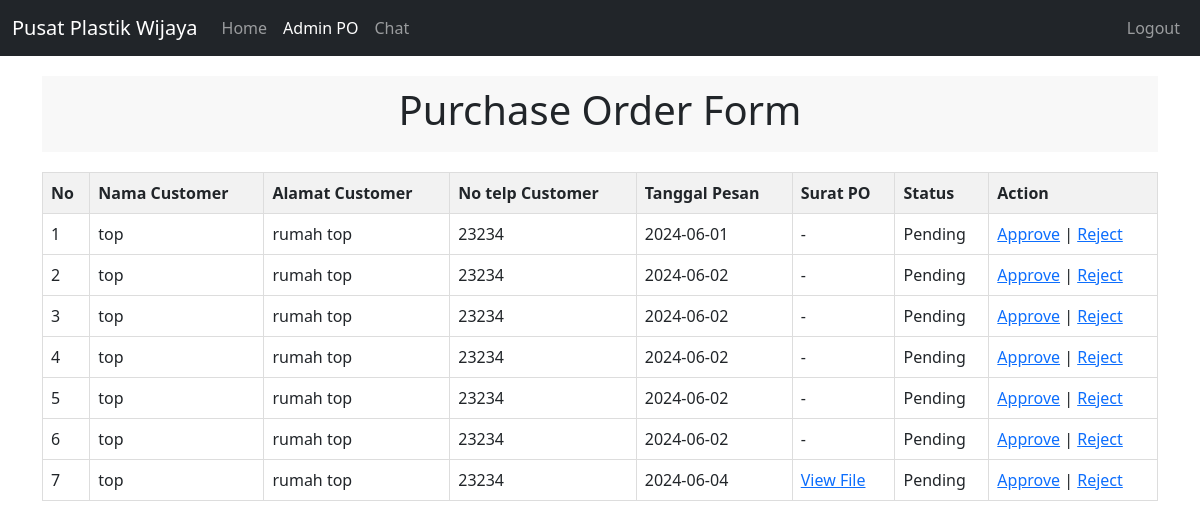
The page /AdminPO.php on the database its author committed.
### tables this page shows
CREATE TABLE `po` (
  `id_po` int(11) NOT NULL,
  `tanggal_pesan` date NOT NULL DEFAULT current_timestamp(),
  `tanggal_kirim` date DEFAULT NULL,
  `no_resi` varchar(20) DEFAULT NULL,
  `status_po` varchar(20) NOT NULL,
  `id_customer` int(11) NOT NULL,
  `id_admin` int(11) DEFAULT NULL,
  `id_ekspedisi` int(11) DEFAULT NULL,
  `surat_po` varchar(255) DEFAULT NULL,
  `notes` varchar(255) DEFAULT NULL
);

CREATE TABLE `customer` (
  `id_customer` int(11) NOT NULL,
  `nama_customer` varchar(20) NOT NULL,
  `no_telp_customer` varchar(12) DEFAULT NULL,
  `email_customer` varchar(20) NOT NULL,
  `password_customer` text NOT NULL,
  `alamat_customer` varchar(20) NOT NULL
);

### required.php (called while the page is built, shortened)
<?php
function getPOByStatus($pdo, $status) {
    $sql = "SELECT po.*, customer.* FROM po
            INNER JOIN customer ON po.id_customer = customer.id_customer
            WHERE status_po = '$status'";
    try {
        $stmt = $pdo->query($sql);
        $results = $stmt->fetchAll(PDO::FETCH_ASSOC);
        return $results;
    } catch (PDOException $e) {
        die("Could not retrieve data: " . $e->getMessage());
    }
}

### AdminPO.php (the view, shortened to what this page needs)
<?php
    include('required.php');
    $datas = getPOByStatus($pdo, 'pending');
?>
<!DOCTYPE html>
<html lang="en">
<head>
  <link href="https://cdn.jsdelivr.net/npm/bootstrap@5.3.3/dist/css/bootstrap.min.css" rel="stylesheet">
</head>
<body>
<nav class="navbar navbar-expand-lg bg-dark" data-bs-theme="dark">
        <div class="container-fluid">
            <a class="navbar-brand" href="adminIndex.php">Pusat Plastik Wijaya</a>
            <div class="collapse navbar-collapse" id="navbarNav">
                <ul class="navbar-nav">
                    <li class="nav-item">
                        <a class="nav-link" aria-current="page" href="adminIndex.php">Home</a>
                    </li>
                    <li class="nav-item">
                        <a class="nav-link active" href="AdminPO.php">Admin PO</a>
                    </li>
                    <li class="nav-item">
                        <a class="nav-link" href="adminChatUI.php">Chat</a>
                    </li>
                </ul>
                <ul class="navbar-nav ms-auto">
                    <li class="nav-item">
                        <a class="nav-link" href="logout.php">Logout</a>
                    </li>
                </ul>
            </div>
        </div>
    </nav>
<div class="container">
    <div class="header">
        <h1>Purchase Order Form</h1>
    </div>
    <table class="items-table" id="itemsTable">
        <thead>
        <tr>
            <th>No</th>
            <th>Nama Customer</th>
            <th>Alamat Customer</th>
            <th>No telp Customer</th>
            <th>Tanggal Pesan</th>
            <th>Surat PO</th>
            <th>Status</th>
            <th>Action</th>
        </tr>
        </thead>
        <tbody>
            <?php $i=1; foreach($datas as $data): ?>
            <tr>
              <td><?php echo $i; ?></td>
              <td><?php echo $data['nama_customer']; ?></td>
              <td><?php echo $data['alamat_customer']; ?></td>
              <td><?php echo $data['no_telp_customer']; ?></td>
              <td><?php echo $data['tanggal_pesan']; ?></td>
              <td><?php echo !empty($data['surat_po'])?"<a href='".$data['surat_po']."' target='_blank'>View File</a>":"-"; ?></td>
              <td><?php echo ucfirst($data['status_po']); ?></td>
              <td>
                <a href="AdminPOProcess.php?process=approve&id=<?=$data['id_po']?>">Approve</a> | <a href="AdminPOProcess.php?process=reject&id=<?=$data['id_po']?>">Reject</a>
              </td>
            </tr>
            <?php $i++; endforeach; ?>
        </tbody>
    </table>
</div>
</body>
</html>

### AdminPO.php (style rules this page uses)
body { font-family: Arial, sans-serif; margin: 0; padding: 0; }
.container { width: 80%; margin: 0 auto; padding: 20px; }
.header { text-align: center; padding: 10px 0; background-color: #f8f8f8; }
.items-table { width: 100%; border-collapse: collapse; margin-top: 20px; }
.items-table th, .items-table td { border: 1px solid #ddd; padding: 8px; }
.items-table th { background-color: #f2f2f2; }

### rows shown on the page
po: id_customer.nama_customer "top", id_customer.alamat_customer "rumah top", id_customer.no_telp_customer "23234", tanggal_pesan "2024-06-01", status_po "Pending"
po: id_customer.nama_customer "top", id_customer.alamat_customer "rumah top", id_customer.no_telp_customer "23234", tanggal_pesan "2024-06-02", status_po "Pending"
po: id_customer.nama_customer "top", id_customer.alamat_customer "rumah top", id_customer.no_telp_customer "23234", tanggal_pesan "2024-06-02", status_po "Pending"
po: id_customer.nama_customer "top", id_customer.alamat_customer "rumah top", id_customer.no_telp_customer "23234", tanggal_pesan "2024-06-02", status_po "Pending"
po: id_customer.nama_customer "top", id_customer.alamat_customer "rumah top", id_customer.no_telp_customer "23234", tanggal_pesan "2024-06-02", status_po "Pending"
po: id_customer.nama_customer "top", id_customer.alamat_customer "rumah top", id_customer.no_telp_customer "23234", tanggal_pesan "2024-06-02", status_po "Pending"
po: id_customer.nama_customer "top", id_customer.alamat_customer "rumah top", id_customer.no_telp_customer "23234", tanggal_pesan "2024-06-04", status_po "Pending"
